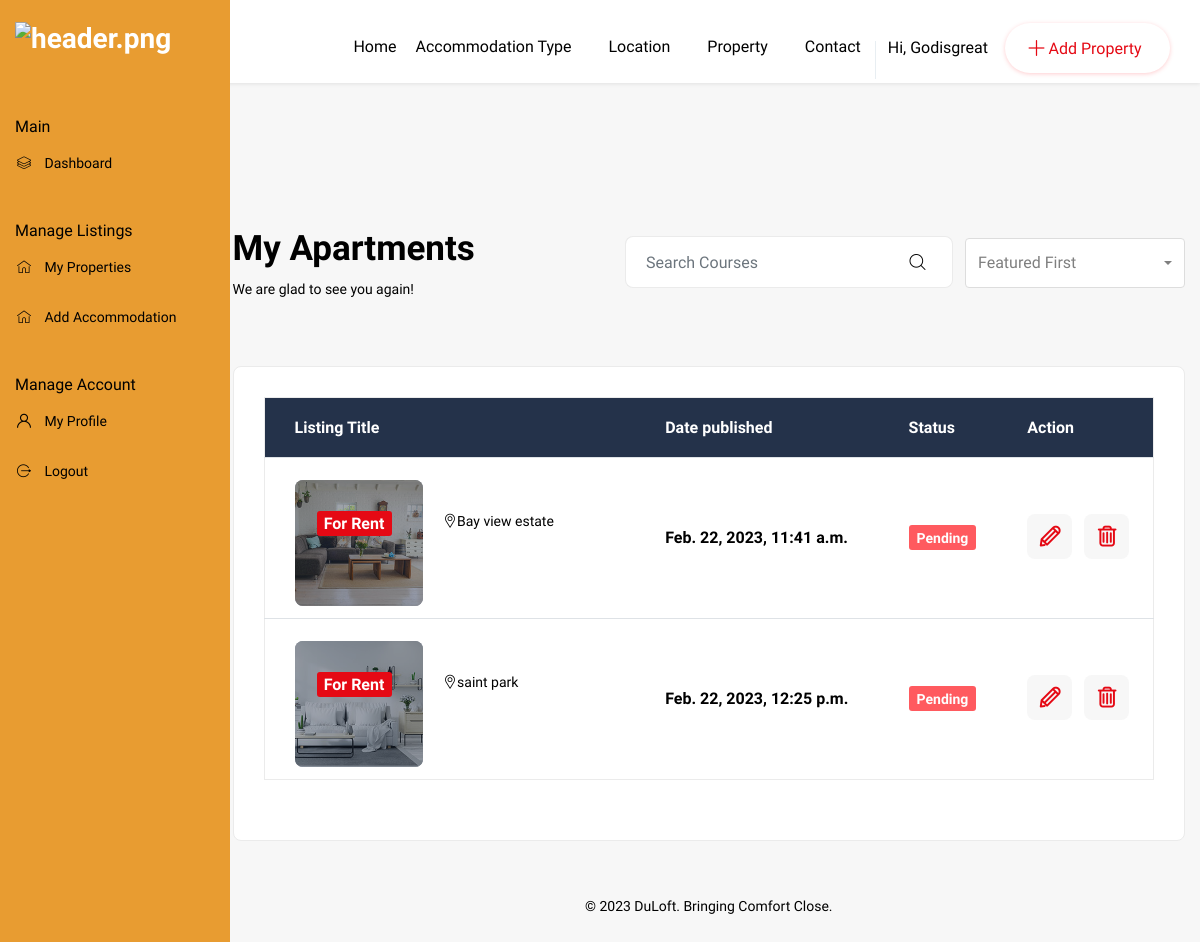
Page /user/dashboard/my-apartmenties/ (signed in) on the earlier database version.
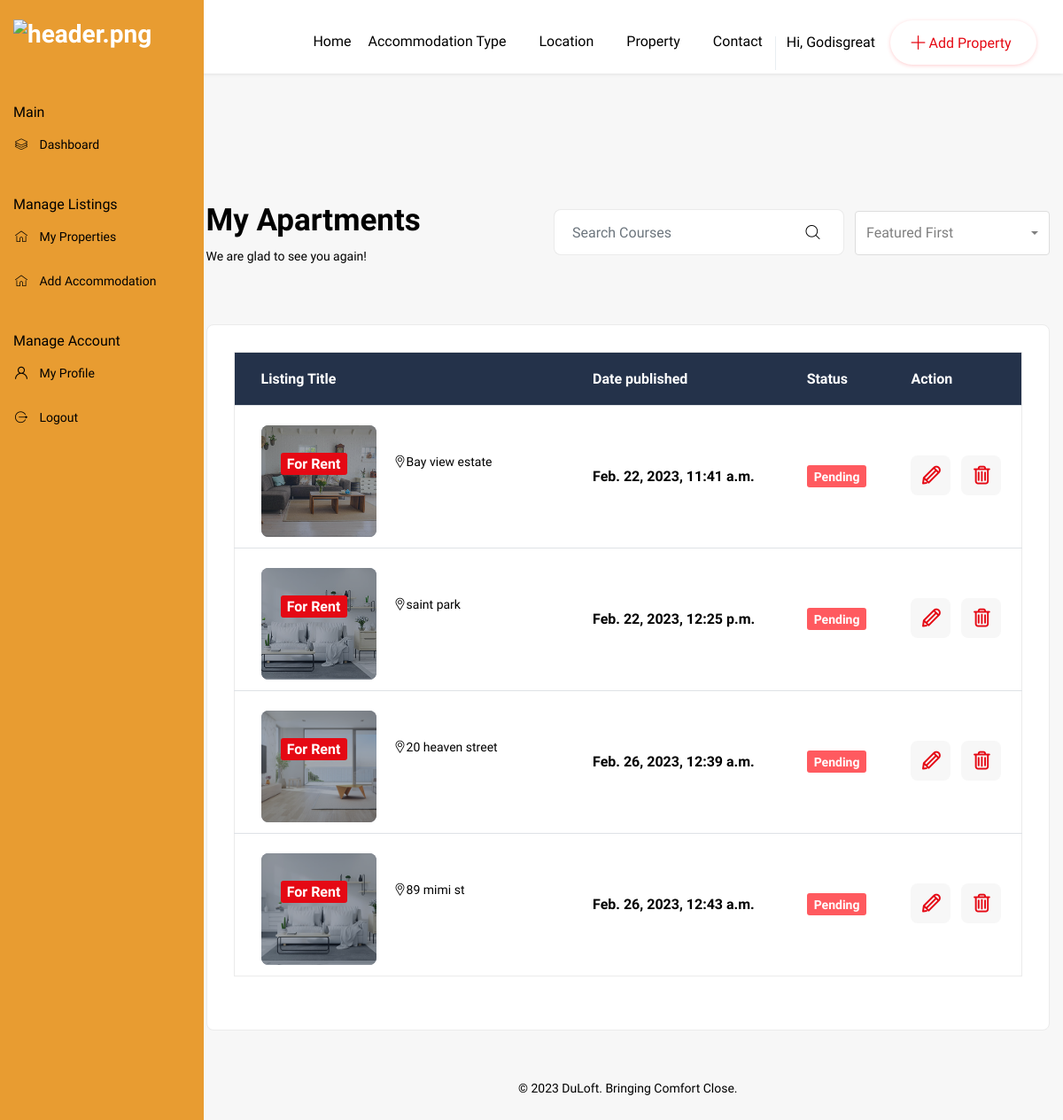
Same page on the later database version.
### users/models.py (models this page shows, shortened)
class User(AbstractBaseUser,PermissionsMixin):
    first_name=models.CharField(max_length=150,null=True,blank=True)
    sur_name=models.CharField(max_length=150,null=True,blank=True)
    other_name = models.CharField(max_length=150,null=True,blank=True)
    username_validator = UnicodeUsernameValidator()
    username = models.CharField(
        ("username"),
        max_length=150,
        unique=True,
        null=True,blank=True,
        help_text=(
            "Required. 150 characters or fewer. Letters, digits and @/./+/-/_ only."
        ),
        validators=[username_validator],
        error_messages={
            "unique": ("A user with that username already exists."),
        },
    )
    email = models.EmailField(("email address"), blank=True)
    phone_no=models.CharField(max_length=150,null=True,blank=True)
    date_created=models.DateTimeField(auto_now_add=True)
    is_active=models.BooleanField(default=True)
    is_staff=models.BooleanField(default=False)
    is_landlord=models.BooleanField(default=False)
    is_superuser=models.BooleanField(default=False)
    EMAIL_FIELD = "email"
    USERNAME_FIELD = "username"
    REQUIRED_FIELDS = ["email"]
    objects=UserManager()

### houses/models.py (models this page shows, shortened)
class FlatModel(models.Model):
    house = models.ForeignKey(HouseModel, on_delete=models.CASCADE, related_name="flats", null=True)
    floor = models.CharField(max_length=50, choices=FLOOR_TYPE)
    side = models.CharField(max_length=50, choices=[('Right', 'Right'), ('Left', 'Left')])
    taken = models.BooleanField(default=False)
    price = models.DecimalField(max_digits=8, decimal_places=2)
    accommodation_type = models.CharField('Accommodation Type', max_length=50, choices=ACCOMMODATION_TYPES)
    description = models.TextField('Description', max_length=600, blank=True, null=True)
    bedroom = models.ImageField(upload_to="BuildingInterior/bedroom")
    bedroom_master = models.ImageField(upload_to="BuildingInterior/bedroom")
    kitchen = models.ImageField(upload_to="BuildingInterior/kitchen")
    sittingroom = models.ImageField(upload_to="BuildingInterior/livingroom")
    convience = models.ImageField(upload_to="BuildingInterior/convience")
    vid_file = models.FileField(upload_to="BuildingInterior/video/flat")
    features = models.ManyToManyField(AmenitiesModels, help_text='You can select more than one by hold the Ctrl key')

class HouseModel(models.Model):
    added = models.DateTimeField(auto_now_add=True)
    updated = models.DateTimeField(auto_now=True)
    name = models.CharField('Building Name', max_length=100, blank=True, null=True)
    address = models.CharField('Building Address', max_length=150)
    country = models.ForeignKey(Country, on_delete=models.PROTECT, null=True, blank=True) # default=165
    state = models.ForeignKey(Region, on_delete=models.PROTECT, null=True, blank=True, )
    city = models.ForeignKey(SubRegion, on_delete=models.PROTECT, null=True, blank=True, )
    building_type = models.CharField('Building Type', max_length=50, choices=BUILDING_TYPES)
    accommodation_type = models.CharField('Accommodation Type', max_length=50, choices=ACCOMMODATION_TYPES)
    total_number_of_accommodation_space = models.PositiveIntegerField('Total Number Of Accodation Space')
    available_number_accommodation_space = models.PositiveIntegerField('Number Of Accodation Space Available')
    house_price = models.DecimalField('Building Price', max_digits=11, decimal_places=2, null=True, blank=True)
    electricity = models.BooleanField(default=True)
    water = models.BooleanField(default=False)
    newly_built = models.BooleanField('Newly Built', default=False)
    sale = models.BooleanField('For Sale', default=False)
    exterior_image = models.ImageField('Exterior Image Main', upload_to='BuildingExterior/', blank=True, null=True)
    exterior_image_side1 = models.ImageField('Exterior Image Side A', upload_to='BuildingExterior/', blank=True, null=True)
    exterior_image_side2 = models.ImageField('Exterior Image Side B', upload_to='BuildingExterior/', blank=True, null=True)
    vid_file = models.FileField(upload_to="BuildingInterior/video/building/", blank=True, null=True)
    c_of_o = models.FileField('Certificate Of Occupancy', upload_to="doucments/CofOs/", null=True, blank=True)
    d_of_a = models.FileField('Deed Of Assignment', upload_to="doucments/DofAs/", null=True, blank=True)
    tenant_agreement = models.FileField('Tenant Agreement', upload_to="doucments/TAs/", null=True, blank=True)
    landlord = models.ForeignKey(User, on_delete=models.CASCADE, null=True, blank=True)
    verified = models.BooleanField(default=False)
    featured = models.BooleanField(default=False)
    features = models.ManyToManyField(AmenitiesModels,  help_text='You can select more than one by hold the Ctrl key')

### users/views.py (the view)
# urls.py: path('dashboard/my-apartmenties/', views.get_apartment_by_landlord, name='my-apartment-dashboard'),
def get_apartment_by_landlord(request):
    if request.user.is_landlord:
        buildings = FlatModel.objects.filter(house__landlord=request.user)
        return render( request, 'my-apartment.html', {'properties':buildings})

### templates/my-apartment.html (shortened to what this page needs)
{% extends 'dashboard_base.html' %}
{% block content %}
	<section class="our-dashbord dashbord bgc-f7 pb50">
		<div class="container-fluid">
			<div class="row">
				<div class="col-lg-3 col-xl-2 dn-992 pl0"></div>
				<div class="col-sm-12 col-lg-8 col-xl-10 maxw100flex-992">
					<div class="row">
						<div class="col-lg-4 col-xl-4 mb10">
							<div class="breadcrumb_content style2 mb30-991">
								<h2 class="breadcrumb_title">My Apartments</h2>
								<p>We are glad to see you again!</p>
							</div>
						</div>
						<div class="col-lg-8 col-xl-8">
							<div class="candidate_revew_select style2 text-right mb30-991">
								<ul class="mb0">
									<li class="list-inline-item">
										<div class="candidate_revew_search_box course fn-520">
											<form class="form-inline my-2">
										    	<input class="form-control mr-sm-2" type="search" placeholder="Search Courses" aria-label="Search">
										    	<button class="btn my-2 my-sm-0" type="submit"><span class="flaticon-magnifying-glass"></span></button>
										    </form>
										</div>
									</li>
									<li class="list-inline-item">
										<select class="selectpicker show-tick">
											<option>Featured First</option>
										</select>
									</li>
								</ul>
							</div>
						</div>
						<div class="col-lg-12">
							<div class="my_dashboard_review mb40">
								<div class="property_table">
									<div class="table-responsive mt0">
										<table class="table">
											<thead class="thead-light">
										    	<tr>
										    		<th scope="col">Listing Title</th>
										    		<th scope="col">Date published</th>
										    		<th scope="col">Status</th>
										    		<th scope="col">Action</th>
										    	</tr>
											</thead>
											<tbody>
												{% for property in properties %}
												<tr>
										    		<th scope="row">
														<div class="feat_property list favorite_page style2">
															<div class="thumb">
																<img class="img-whp" src="{{property.sittingroom.url}}" alt="fp1.jpg">
																<div class="thmb_cntnt">
																	<ul class="tag mb0">
																		<li class="list-inline-item color-white">For Rent</li>
																	</ul>
																</div>
															</div>
															<div class="details">
																<div class="tc_content">
																	<p><span class="flaticon-placeholder"></span>{{property.house.address}}</p>
																</div>
															</div>
														</div>
										    		</th>
										    		<td>{{property.house.added}}</td>
										    		<td>
														{% if property.verified %}
														<span class="status_tag badge2">Published</span>
														{% else %}
														<span class="status_tag badge">Pending</span>
														{% endif %}
													</td>
										    		<td>
										    			<ul class="view_edit_delete_list mb0">
										    				<li class="list-inline-item" data-toggle="tooltip" data-placement="top" title="Edit"><a href="{% url 'edit-flat' property.id %}"><span class="flaticon-edit"></span></a></li>
										    				<li class="list-inline-item" data-toggle="tooltip" data-placement="top" title="Delete"><a href="#"><span class="flaticon-garbage"></span></a></li>
										    			</ul>
										    		</td>
										    	</tr>
												{% endfor %}
											</tbody>
										</table>
									</div>
								</div>
							</div>
						</div>
					</div>
					<div class="row mt10">
						<div class="col-lg-12">
							<div class="copyright-widget text-center">
								<p>© 2023 DuLoft. Bringing Comfort Close.</p>
							</div>
						</div>
					</div>
				</div>
			</div>
		</div>
	</section>
{% endblock content %}

### templates/dashboard_base.html (shortened to what this page needs)
{% load static %}
<!DOCTYPE html>
<html dir="ltr" lang="en">
<head>
<link rel="stylesheet" href="{% static 'css/bootstrap.min.css' %}">
<link rel="stylesheet" href="{% static 'css/style.css' %}">
<link rel="stylesheet" href="{% static 'css/dashbord_navitaion.css' %}">
<link rel="stylesheet" href="{% static 'css/responsive.css' %}">
</head>
<body>
<div class="wrapper">
	<header class="header-nav menu_style_home_one style2 navbar-scrolltofixed stricky main-menu" >
		<div class="container-fluid p0">
		    <nav>
		        <ul id="respMenu" class="ace-responsive-menu text-right" data-menu-style="horizontal">
		            <li>
		                <a href="{% url 'index' %}"><span class="title">Home</span></a>
		            </li>
		            <li>
		                <a><span class="title">Accommodation Type</span></a>
		            </li>
		            <li>
		                <a href="page-dashboard.html#"><span class="title">Location</span></a>
		            </li>
		            <li>
		                <a href="page-dashboard.html#"><span class="title">Property</span></a>
		            </li>
		            <li class="last">
		                <a href="page-contact.html"><span class="title">Contact</span></a>
		            </li>
	                <li class="user_setting">
						<div class="dropdown">
	                		<a class="btn dropdown-toggle" href="" data-toggle="dropdown">
                                <span class="dn-1199">Hi, {{request.user.first_name}}</span>
                            </a>
						</div>
			        </li>
					{% if request.user.is_authenticated and request.user.is_landlord %}
	                <li class="list-inline-item add_listing">
                        <a href="{% url 'add-house' %}"><span class="flaticon-plus"></span>
                            <span class="dn-lg"> Add Property</span>
                        </a>
                    </li>
					{% endif %}
		        </ul>
		    </nav>
		</div>
	</header>
	{% if request.user.is_landlord %}
    <div class="dashboard_sidebar_menu dn-992">
	    <ul class="sidebar-menu">
	   		<li class="header"><img src="{% static 'images/Duloft-logo-black.png' %}" alt="header.png"></li>
	   		<li class="title"><span>Main</span></li>
	    	<li class="treeview"><a href="{% url 'landlord-dashboard' %}"><i class="flaticon-layers"></i><span> Dashboard</span></a></li>
	   		<li class="title"><span>Manage Listings</span></li>
	      	<li class="treeview">
		        <a href=""><i class="flaticon-home"></i> <span>My Properties</span><i class="fa fa-angle-down pull-right"></i></a>
	      	</li>
	     	<li class="treeview">
		        <a href=""><i class="flaticon-home"></i><span> Add Accommodation </span><i class="fa fa-angle-down pull-right"></i></a>
	      	</li>
	   		<li class="title"><span>Manage Account</span></li>
		    <li><a href="{% url 'userprofile' %}"><i class="flaticon-user"></i> <span>My Profile</span></a></li>
		    <li><a href="{% url 'logout' %}"><i class="flaticon-logout"></i> <span>Logout</span></a></li>
	    </ul>
    </div>
	{% endif %}
    {% block content %}{% endblock content %}
</div>
</body>
</html>

### static/css/responsive.css (style rules this page uses)
@media only screen and (max-width:1440px) { .our-dashbord.dashbord .container-fluid { padding-left: 8%; padding-right: 15px; } }
@media only screen and (max-width:1366px) { .sidebar-menu { width: 230px; } }
@media only screen and (max-width:1366px) { .sidebar-menu li.header { padding-left: 15px; } }
@media only screen and (max-width:1366px) { .our-dashbord.dashbord .container-fluid { padding-left: 3%; padding-right: 15px; } }
@media only screen and (max-width:1280px) { header.header-nav.menu_style_home_one .ace-responsive-menu>li>a { padding: 37px 20px 27px 5px; } }
@media only screen and (max-width:1200px) { header.header-nav.menu_style_home_one .ace-responsive-menu>li>a { padding: 37px 10px 27px 5px; } }
@media only screen and (max-width:1200px) { header.header-nav.menu_style_home_one ul.ace-responsive-menu li.add_listing { width: 165px; } }

### static/css/menu.css (style rules this page uses)
@media (min-width: 993px) { .main-menu { display: block; } }
.header, .content, .footer { text-align: center; }
.header, .footer { background: #777; font-size: 16px; font-weight: bold; color: #484848; line-height: 40px; -moz-box-sizing: border-box; box-sizing: border-box; width: 100%; height: 85px; padding: 0 50px; }
.mm-page { -webkit-box-sizing:border-box;box-sizing:border-box;position:relative }
.mm-slideout { -webkit-transition:-webkit-transform .4s ease;transition:-webkit-transform .4s ease;-o-transition:transform .4s ease;transition:transform .4s ease;transition:transform .4s ease,-webkit-transform .4s ease;z-index:1 }

### static/css/ace-responsive-menu.css (style rules this page uses)
a { color: #0d638f; text-shadow: none; }
ul { margin: 0px; padding: 0px; }
.ace-responsive-menu { list-style: none; margin: 0; padding: 0; background-color: transparent; width:100%; }
.ace-responsive-menu li { list-style: none; }
.ace-responsive-menu > li { border: 0px; display: inline-block; margin: 0; padding: 0; text-align: left; }
.ace-responsive-menu li a { color:#c0c0c0; }
.ace-responsive-menu > li > a { display: block; position: relative; margin: 0; border: 0px; padding: 18px 20px 18px 5px; text-decoration: none; font-size: 16px; font-weight: 300; color: #979797; }

Differences in the rows shown:
added FlatModel: sittingroom (picture), house.address "20 heaven street", house.added "Feb. 26, 2023, 12:39 a.m."
added FlatModel: sittingroom (picture), house.address "89 mimi st", house.added "Feb. 26, 2023, 12:43 a.m."
